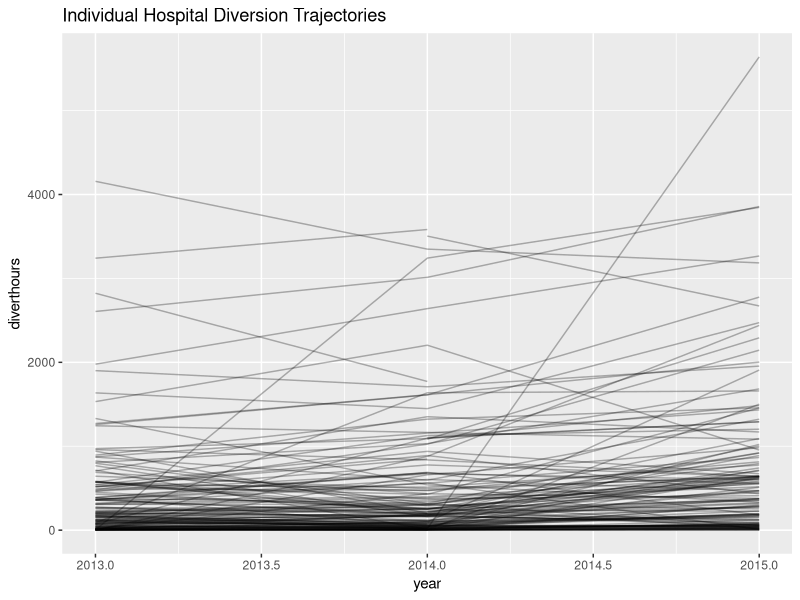
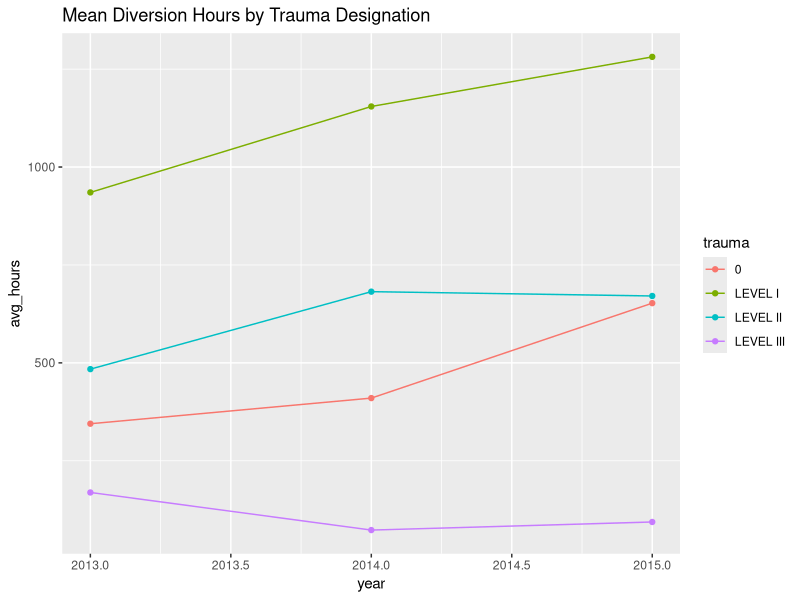

The R script that drew these images, in order:
library(tidyverse)
library(geepack)

# Load data
ambulance <- read.csv("ambulance.txt", sep="")


# Refactor categorical variables with descriptive labels
ambulance_data <- ambulance %>%
  mutate(
    ems_f = factor(emslevel, levels = 1:3, labels = c("Standby", "Basic", "Comprehensive")),
    # Center the year variable to avoid collinearity
    year_c = year - 2014
  )

# Data Check and Descriptive Statistics - Analyze outcome distribution (diverthours) 
# Check overdispersion (Variance vs Mean)
ambulance_data %>%
  group_by(year) %>%
  summarise(mean_hours = mean(diverthours), var_hours = var(diverthours))
# Note: Given the increasing mean and variance, we should use a GLMM model with random slopes 
# or a Marginal GEE model with an overdispersion factor
# variance substantially greater than mean-overdispersion factor for Poisson model


# Count observations per hospital to check for unbalanced data
ambulance_data %>%
  group_by(id) %>%
  summarise(nobs = n()) %>%
  count(nobs)
# Note: we have extensive missing - only 119 hospitals have all values for 3 years
# This might be related to overcrowding.


# Data Transformation and Plotting

# Individual spaghetti plot for a subset of hospitals
ggplot(ambulance_data, aes(x = year, y = diverthours, group = id)) +
  geom_line(alpha = 0.3) +
  labs(title = "Individual Hospital Diversion Trajectories")
# Note: natural heterogeneity in individual trajectories - can't be captured by fixed effects alone
# Highly skewed diverthours - use log transformation or loglink in GLMM
# The "partial lines"(unbalanced missing) suggest the use of mixed effect model

# Mean response profile by Trauma Level
ambulance_data %>%
  group_by(year, trauma) %>%
  summarise(avg_hours = mean(diverthours)) %>%
  ggplot(aes(x = year, y = avg_hours, color = trauma)) +
  geom_point() + geom_line() +
  labs(title = "Mean Diversion Hours by Trauma Designation")
# Note: Level 1 Trauma centers have the highest diversion hours and 
# there is a general increasing trend across different trauma levels


library(lme4)

# Fit a Poisson GLMM with a log link
# Outcome: diverthours (count data)
# Fixed effects: year_c (centered), trauma (categorical), stations
# Random effects: (1 + year_c | id) accounts for both baseline and slope heterogeneity
# nAGQ: Set nAGQ = 1 to allow for random intercepts and slopes

glmm_ambulance <- glmer(diverthours ~ year_c + trauma + stations + (1 + year_c | id), 
                        data = ambulance_data, 
                        family = poisson(link = "log"), 
                        nAGQ = 1, # Laplace approximation is required for multiple random effects
                        control = glmerControl(optimizer = "bobyqa"))
summary(glmm_ambulance)
# Interpretation: statistically significant increasing trend in diversion hours - 
# rate ratio of exp(0.39)-->diversion hours increase by approximately 48% per year
# Compared to reference group (no trauma center), Level I centers have significantly higher log diversion hours
# For every additional station a hospital adds, 1% reduction in diversion
# Baseline variance 3.043 & slope var 0.44 --> substantial subject specific variability
